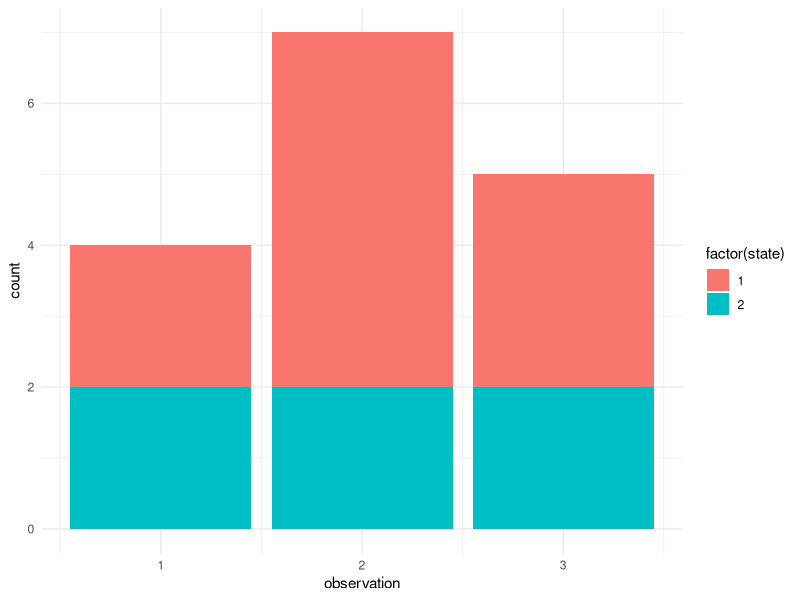
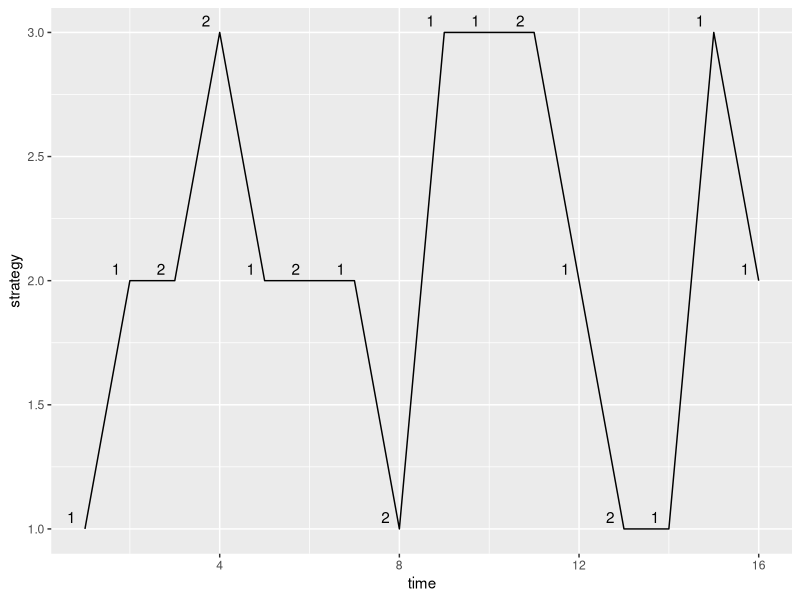
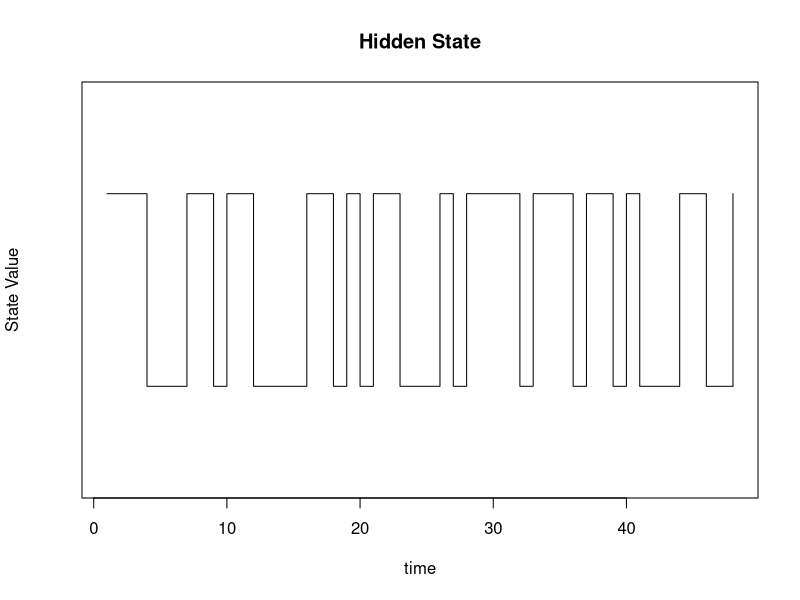
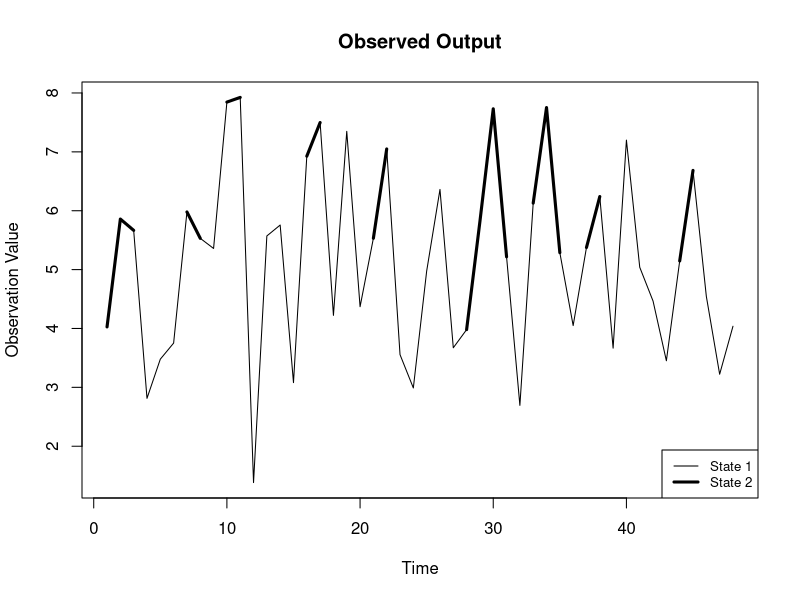

The R source for these figures, in order:
## ---- chunk 1
library(ggplot2)
library(tidyverse)
## ---- chunk 2
t <- 16
N <- 2
initial <- c(0.65, 0.35)

transition <- matrix(list(), nrow = 2, ncol = 2)
transition[1, ] <- c(0.6, 0.4)
transition[2, ] <- c(0.7, 0.3)

state_dist <- matrix(list(), nrow = 2, ncol = 3)
state_dist[1, ] = c(0.2, 0.4, 0.4)
state_dist[2, ] = c(0.6, 0.1, 0.3)

state_actions = c(1:3)
## ---- chunk 3
# simulation function
sim_hmm_basketball <- function(t, N, initial, transition, state_dist, state_actions){
  df = data.frame(index = c(1:t), state = numeric(N), observation = numeric(N))
  state = sample(x = c(1:N), size = 1, prob = initial)
  observation = sample(x = state_actions, size = 1, prob = state_dist[state, ])
  df$state[1] <- state
  df$observation[1] <- observation

  for (i in 2:t) {
    trans_prob = transition[state, ]
    state <- sample(x = c(1:N), size = 1, prob = trans_prob)
    observation <- sample(x = state_actions, size = 1, prob = state_dist[state, ])
    df$state[i] <- state
    df$observation[i] <- observation
  }
  return(df)
}
## ---- chunk 4
# simulation process
set.seed(6)
game1 <- sim_hmm_basketball(16, N, initial, transition, state_dist, state_actions)

knitr::kable(game1)
## ---- chunk 5
ggplot(game1, aes(observation, fill = factor(state))) + geom_bar() + theme_minimal()
## ---- chunk 6
ggplot(game1, aes(x = index, y = observation)) + 
  geom_line() + 
  xlab("time") + ylab("strategy") + 
  geom_text(aes(label = state, hjust = 2, vjust = -0.5))
## ---- chunk 7
t <- 48
N <- 2
initial = c(0.5, 0.5)
transition <- matrix(list(), nrow = 2, ncol = 2)
transition[1, ] = c(0.5, 0.5)
transition[2, ] = c(0.5, 0.5)
state_dist = c(4, 6)
## ---- chunk 8
sim_hmm_basketball_cont <- function(t, N, initial, transition, state_dist){
  df = data.frame(index = c(1:t), state = numeric(N), observation = numeric(N))
  state = sample(x = c(1:N), size = 1, prob = initial)
  obs = rnorm(n = 1, mean = state_dist[state], sd = 1)
  df$state[1] = state
  df$observation[1] = obs
  
  for (i in 2:t) {
    trans_prob = transition[state, ]
    state = sample(x = c(1:N), size = 1, prob = trans_prob)
    obs = rnorm(n=1, mean = state_dist[state], sd = 1)
    df$state[i] = state
    df$observation[i] = obs
  }
  
  return(df)
}
## ---- chunk 9
set.seed(9)
df = sim_hmm_basketball_cont(t, N, initial, transition, state_dist)
plot(df$state, type = 's', main = 'Hidden State', ylab = 'State Value', xlab = 'time', ylim = c(0.5, 2.5), yaxt = 'n')
## ---- chunk 10
plot(df$observation, type = 'l', main = "Observed Output", ylab = 'Observation Value', xlab = 'Time')
y_plt = df$observation
y_plt[df$state == 1] <- NA
lines(y_plt, lwd = 3)
legend("bottomright", c("State 1", "State 2"), lty = c(1, 1), lwd = c(1, 3), cex = 0.8)
